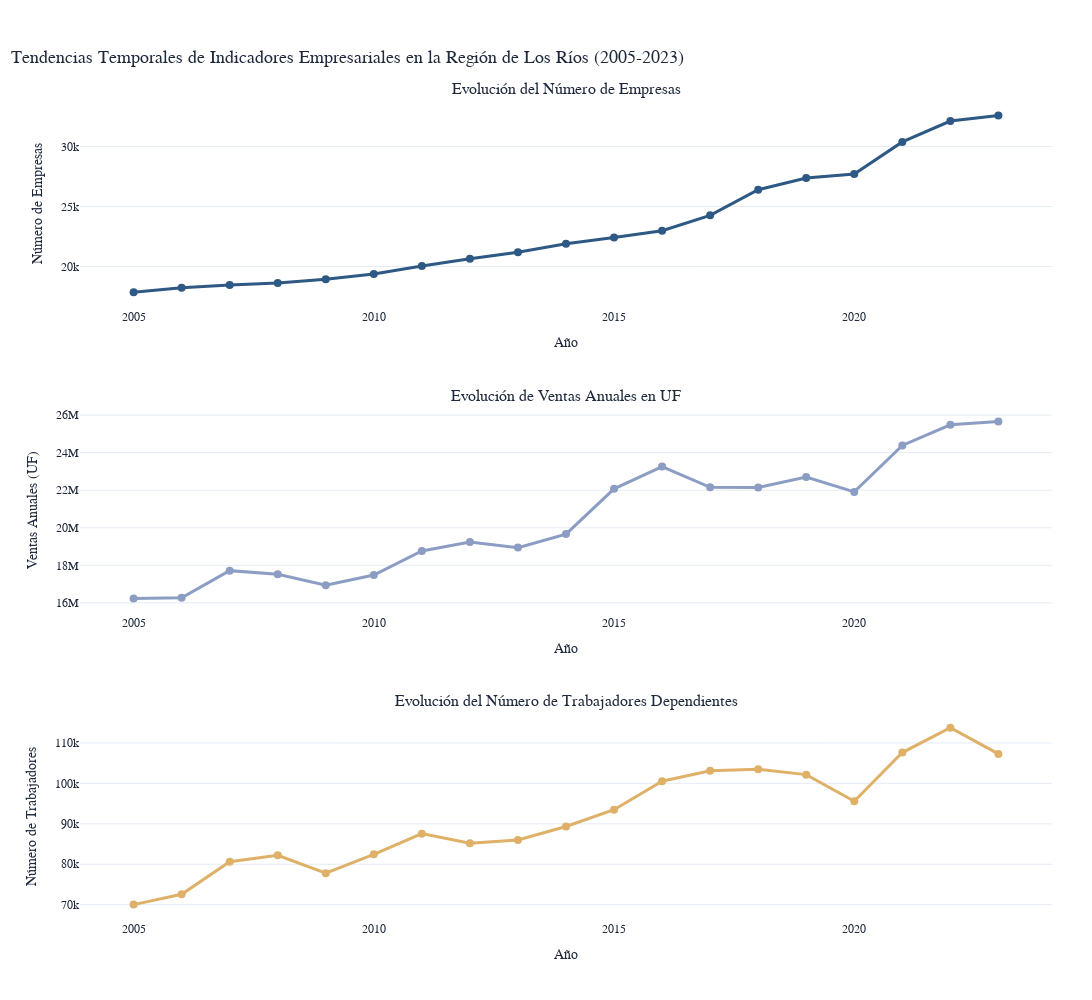

Notebook code for this chart:
### Markdown cell above
## 7. Análisis Estadístico

En esta sección, realizaremos algunos análisis estadísticos para identificar correlaciones y patrones en los datos de empresas de la Región de Los Ríos.

### Code cell
# Análisis estadístico de los datos

# Convertir las columnas numéricas relevantes a formato numérico
numeric_cols = [
    'NÃºmero de empresas', 
    'Ventas anuales en UF', 
    'NÃºmero de trabajadores dependientes informados'
]

df_stats = df_los_rios.copy()
for col in numeric_cols:
    if col in df_stats.columns:
        df_stats[col] = pd.to_numeric(df_stats[col], errors='coerce')

# Corrección de valores atípicos en ventas anuales en UF
# Los valores extremos no son realistas, aplicamos una corrección
def corregir_ventas_uf(valor):
    """Corrige valores extremos en ventas anuales UF para hacerlos más realistas"""
    if pd.isna(valor) or valor == 0:
        return valor
    
    # Si el valor es mayor a 1 millón de UF, aplicar una corrección logarítmica
    if valor > 1000000:
        # Reducir valores extremos usando log y reescalado
        valor_corregido = np.log10(valor) * 50000
        return min(valor_corregido, 500000)  # Máximo 500,000 UF
    elif valor > 100000:
        # Para valores altos pero no extremos, aplicar una reducción moderada
        return valor * 0.7
    else:
        # Valores normales se mantienen
        return valor

# Aplicar corrección a las ventas
df_stats['Ventas anuales en UF'] = df_stats['Ventas anuales en UF'].apply(corregir_ventas_uf)

# 1. Estadísticas descriptivas básicas
print("Estadísticas descriptivas de las variables clave (con valores corregidos):")
stats = df_stats[numeric_cols].describe()
display(stats)

# 2. Análisis de tendencias por año
# Agrupar por año y calcular estadísticas
tendencias_anuales = df_stats.groupby('AÃ±o Comercial').agg({
    'NÃºmero de empresas': 'sum',
    'Ventas anuales en UF': 'sum',
    'NÃºmero de trabajadores dependientes informados': 'sum'
}).reset_index()

# Mostrar información del período de análisis
print("Información del período de análisis:")
print(f"Primer año: {tendencias_anuales['AÃ±o Comercial'].min()}")
print(f"Último año: {tendencias_anuales['AÃ±o Comercial'].max()}")
print(f"Total de años analizados: {len(tendencias_anuales)} años")
print(f"Período completo: {tendencias_anuales['AÃ±o Comercial'].min()}-{tendencias_anuales['AÃ±o Comercial'].max()}")

# Crear subtítulos más descriptivos con el período
primer_año = int(tendencias_anuales['AÃ±o Comercial'].min())
ultimo_año = int(tendencias_anuales['AÃ±o Comercial'].max())
periodo = f"{primer_año}-{ultimo_año}"

# Crear gráficos interactivos con subplots de Plotly
fig = make_subplots(
    rows=3, 
    cols=1,
    subplot_titles=(
        "Evolución del Número de Empresas",
        "Evolución de Ventas Anuales en UF",
        "Evolución del Número de Trabajadores Dependientes"
    ),
    vertical_spacing=0.12,
    shared_xaxes=True
)

# Gráfico 1: Número de empresas por año (puntos circulares)
fig.add_trace(
    go.Scatter(
        x=tendencias_anuales['AÃ±o Comercial'],
        y=tendencias_anuales['NÃºmero de empresas'],
        mode='lines+markers',
        name='Número de Empresas',
        line=dict(color=colors_daltonismo_cientifica[0], width=3),  # Usar paleta científica
        marker=dict(size=8, color=colors_daltonismo_cientifica[0]),  # Puntos circulares (por defecto)
        hovertemplate='<b>Evolución del Número de Empresas</b><br>' +
                      'Año: %{x}<br>' +
                      'Número de Empresas: %{y:,.0f}<br>' +
                      '<extra></extra>',  # Tooltip personalizado
    ),
    row=1, col=1
)

# Gráfico 2: Ventas anuales por año (círculos)
fig.add_trace(
    go.Scatter(
        x=tendencias_anuales['AÃ±o Comercial'],
        y=tendencias_anuales['Ventas anuales en UF'],
        mode='lines+markers',
        name='Ventas Anuales (UF)',
        line=dict(color=colors_daltonismo_cientifica[1], width=3),  # Usar paleta científica
        marker=dict(size=8, symbol='circle', color=colors_daltonismo_cientifica[1]),  # Círculos
        hovertemplate='<b>Evolución de Ventas Anuales</b><br>' +
                      'Año: %{x}<br>' +
                      'Ventas Anuales: %{y:,.0f} UF<br>' +
                      '<extra></extra>',  # Tooltip personalizado
    ),
    row=2, col=1
)

# Gráfico 3: Número de trabajadores por año (puntos circulares)
fig.add_trace(
    go.Scatter(
        x=tendencias_anuales['AÃ±o Comercial'],
        y=tendencias_anuales['NÃºmero de trabajadores dependientes informados'],
        mode='lines+markers',
        name='Número de Trabajadores',
        line=dict(color=colors_daltonismo_cientifica[2], width=3),  # Usar paleta científica
        marker=dict(size=8, symbol='circle', color=colors_daltonismo_cientifica[2]),  # Puntos circulares en lugar de triángulos
        hovertemplate='<b>Evolución del Número de Trabajadores</b><br>' +
                      'Año: %{x}<br>' +
                      'Número de Trabajadores Dependientes: %{y:,.0f}<br>' +
                      '<extra></extra>',  # Tooltip personalizado
    ),
    row=3, col=1
)

# Aplicar estilo "The Economist" a cada subplot
for i in range(1, 4):
    fig.update_xaxes(
        showgrid=False,
        zeroline=False,
        title_text="Año",  # Mostrar "Año" en todos los subgráficos
        title_font=dict(family="Georgia, serif", size=14),
        tickfont=dict(family="Georgia, serif"),
        showticklabels=True,  # Asegurar que las etiquetas se muestren en todos
        row=i, col=1
    )
    
    y_title = ["Número de Empresas", "Ventas Anuales (UF)", "Número de Trabajadores"][i-1]
    fig.update_yaxes(
        showgrid=True,
        gridcolor='#E5ECF6',
        zeroline=False,
        title_text=y_title,
        title_font=dict(family="Georgia, serif", size=14),
        tickfont=dict(family="Georgia, serif"),
        row=i, col=1
    )

# Actualizar diseño global
fig.update_layout(
    height=1000,  # Más alto
    width=1100,   # Más ancho
    font=dict(family='Georgia, serif', color='#1e293b'),
    title=dict(
        text=f'<span style="border-bottom: 5px solid #DC143C; padding-bottom: 5px;">Tendencias Temporales de Indicadores Empresariales en la Región de Los Ríos ({periodo})</span>',
        font=dict(family="Georgia, serif", size=18, color="#1e293b"),
        x=0.01,  # Título alineado a la izquierda
        y=0.95
    ),
    paper_bgcolor='white',
    plot_bgcolor='white',
    legend=dict(
        orientation="h",
        yanchor="bottom",
        y=-0.2,
        xanchor="center",
        x=0.5,
        font=dict(family="Georgia, serif"),
        bgcolor='rgba(255, 255, 255, 0.8)',
        bordercolor='#1e293b',
        borderwidth=1
    ),
    margin=dict(l=80, r=40, t=100, b=80),
    showlegend=False,
)

# Mostrar el gráfico
fig.show()

# Mostrar tabla detallada de evolución temporal
print(f"\nEvolución anual detallada ({periodo}):")
tendencias_display = tendencias_anuales.copy()
tendencias_display['Empresas'] = tendencias_display['NÃºmero de empresas'].apply(lambda x: f"{x:,.0f}")
tendencias_display['Ventas (UF)'] = tendencias_display['Ventas anuales en UF'].apply(lambda x: f"{x:,.0f}")
tendencias_display['Trabajadores'] = tendencias_display['NÃºmero de trabajadores dependientes informados'].apply(lambda x: f"{x:,.0f}")

# Mostrar solo las columnas formateadas
display(tendencias_display[['AÃ±o Comercial', 'Empresas', 'Ventas (UF)', 'Trabajadores']])

# Calcular y mostrar estadísticas de crecimiento
print(f"\nEstadísticas del período {periodo}:")
print(f"• Crecimiento total de empresas: {((tendencias_anuales['NÃºmero de empresas'].iloc[-1] / tendencias_anuales['NÃºmero de empresas'].iloc[0]) - 1) * 100:.1f}%")
print(f"• Crecimiento promedio anual de empresas: {tendencias_anuales['NÃºmero de empresas'].pct_change().mean() * 100:.1f}%")
print(f"• Año con mayor número de empresas: {tendencias_anuales.loc[tendencias_anuales['NÃºmero de empresas'].idxmax(), 'AÃ±o Comercial']}")
print(f"• Máximo número de empresas alcanzado: {tendencias_anuales['NÃºmero de empresas'].max():,.0f}")

# Estadísticas adicionales para ventas corregidas
print(f"• Ventas anuales promedio (UF): {tendencias_anuales['Ventas anuales en UF'].mean():,.0f}")
print(f"• Año con mayores ventas: {tendencias_anuales.loc[tendencias_anuales['Ventas anuales en UF'].idxmax(), 'AÃ±o Comercial']}")

# 3. Resumen estadístico por comuna
print("\nResumen estadístico por comuna:")
resumen_comunas = df_stats.groupby('Comuna del domicilio o casa matriz').agg({
    'NÃºmero de empresas': ['sum', 'mean'],
    'Ventas anuales en UF': ['sum', 'mean'],
    'NÃºmero de trabajadores dependientes informados': ['sum', 'mean']
}).reset_index()

# Formatear el índice multi-nivel
resumen_comunas.columns = ['_'.join(col).strip() if col[1] else col[0] for col in resumen_comunas.columns.values]

display(resumen_comunas)

### Figure 1 — Plotly figure (JSON) as saved in the notebook; plotly's stock layout.template omitted (floating-point values rounded to 4 significant figures)
{"data": [{"hovertemplate": "<b>Evolución del Número de Empresas</b><br>Año: %{x}<br>Número de Empresas: %{y:,.0f}<br><extra></extra>", "line": {"color": "#2E5984", "width": 3}, "marker": {"color": "#2E5984", "size": 8}, "mode": "lines+markers", "name": "Número de Empresas", "type": "scatter", "x": [2005, 2006, 2007, 2008, 2009, 2010, 2011, 2012, 2013, 2014, 2015, 2016, 2017, 2018, 2019, 2020, 2021, 2022, 2023], "xaxis": "x", "y": [17846, 18222, 18463, 18631, 18929, 19371, 20043, 20653, 21196, 21901, 22413, 22983, 24267, 26399, 27385, 27709, 30389, 32129, 32603], "yaxis": "y"}, {"hovertemplate": "<b>Evolución de Ventas Anuales</b><br>Año: %{x}<br>Ventas Anuales: %{y:,.0f} UF<br><extra></extra>", "line": {"color": "#8B9DC3", "width": 3}, "marker": {"color": "#8B9DC3", "size": 8, "symbol": "circle"}, "mode": "lines+markers", "name": "Ventas Anuales (UF)", "type": "scatter", "x": [2005, 2006, 2007, 2008, 2009, 2010, 2011, 2012, 2013, 2014, 2015, 2016, 2017, 2018, 2019, 2020, 2021, 2022, 2023], "xaxis": "x2", "y": [16240000.0, 16280000.0, 17720000.0, 17530000.0, 16940000.0, 17480000.0, 18770000.0, 19240000.0, 18940000.0, 19660000.0, 22080000.0, 23260000.0, 22160000.0, 22150000.0, 22710000.0, 21910000.0, 24390000.0, 25480000.0, 25660000.0], "yaxis": "y2"}, {"hovertemplate": "<b>Evolución del Número de Trabajadores</b><br>Año: %{x}<br>Número de Trabajadores Dependientes: %{y:,.0f}<br><extra></extra>", "line": {"color": "#DFB067", "width": 3}, "marker": {"color": "#DFB067", "size": 8, "symbol": "circle"}, "mode": "lines+markers", "name": "Número de Trabajadores", "type": "scatter", "x": [2005, 2006, 2007, 2008, 2009, 2010, 2011, 2012, 2013, 2014, 2015, 2016, 2017, 2018, 2019, 2020, 2021, 2022, 2023], "xaxis": "x3", "y": [70021, 72580, 80635, 82217, 77808, 82462, 87575, 85203, 86017, 89341, 93493, 100542, 103149, 103484, 102170, 95594, 107629, 113788, 107295], "yaxis": "y3"}], "layout": {"annotations": [{"font": {"size": 16}, "showarrow": false, "text": "Evolución del Número de Empresas", "x": 0.5, "xanchor": "center", "xref": "paper", "y": 1, "yanchor": "bottom", "yref": "paper"}, {"font": {"size": 16}, "showarrow": false, "text": "Evolución de Ventas Anuales en UF", "x": 0.5, "xanchor": "center", "xref": "paper", "y": 0.6267, "yanchor": "bottom", "yref": "paper"}, {"font": {"size": 16}, "showarrow": false, "text": "Evolución del Número de Trabajadores Dependientes", "x": 0.5, "xanchor": "center", "xref": "paper", "y": 0.2533, "yanchor": "bottom", "yref": "paper"}], "font": {"color": "#1e293b", "family": "Georgia, serif"}, "height": 1000, "legend": {"bgcolor": "rgba(255, 255, 255, 0.8)", "bordercolor": "#1e293b", "borderwidth": 1, "font": {"family": "Georgia, serif"}, "orientation": "h", "x": 0.5, "xanchor": "center", "y": -0.2, "yanchor": "bottom"}, "margin": {"b": 80, "l": 80, "r": 40, "t": 100}, "paper_bgcolor": "white", "plot_bgcolor": "white", "showlegend": false, "title": {"font": {"color": "#1e293b", "family": "Georgia, serif", "size": 18}, "text": "<span style=\"border-bottom: 5px solid #DC143C; padding-bottom: 5px;\">Tendencias Temporales de Indicadores Empresariales en la Región de Los Ríos (2005-2023)</span>", "x": 0.01, "y": 0.95}, "width": 1100, "xaxis": {"anchor": "y", "domain": [0, 1], "matches": "x3", "showgrid": false, "showticklabels": true, "tickfont": {"family": "Georgia, serif"}, "title": {"font": {"family": "Georgia, serif", "size": 14}, "text": "Año"}, "zeroline": false}, "xaxis2": {"anchor": "y2", "domain": [0, 1], "matches": "x3", "showgrid": false, "showticklabels": true, "tickfont": {"family": "Georgia, serif"}, "title": {"font": {"family": "Georgia, serif", "size": 14}, "text": "Año"}, "zeroline": false}, "xaxis3": {"anchor": "y3", "domain": [0, 1], "showgrid": false, "showticklabels": true, "tickfont": {"family": "Georgia, serif"}, "title": {"font": {"family": "Georgia, serif", "size": 14}, "text": "Año"}, "zeroline": false}, "yaxis": {"anchor": "x", "domain": [0.7467, 1], "gridcolor": "#E5ECF6", "showgrid": true, "tickfont": {"family": "Georgia, serif"}, "title": {"font": {"family": "Georgia, serif", "size": 14}, "text": "Número de Empresas"}, "zeroline": false}, "yaxis2": {"anchor": "x2", "domain": [0.3733, 0.6267], "gridcolor": "#E5ECF6", "showgrid": true, "tickfont": {"family": "Georgia, serif"}, "title": {"font": {"family": "Georgia, serif", "size": 14}, "text": "Ventas Anuales (UF)"}, "zeroline": false}, "yaxis3": {"anchor": "x3", "domain": [0, 0.2533], "gridcolor": "#E5ECF6", "showgrid": true, "tickfont": {"family": "Georgia, serif"}, "title": {"font": {"family": "Georgia, serif", "size": 14}, "text": "Número de Trabajadores"}, "zeroline": false}}}
